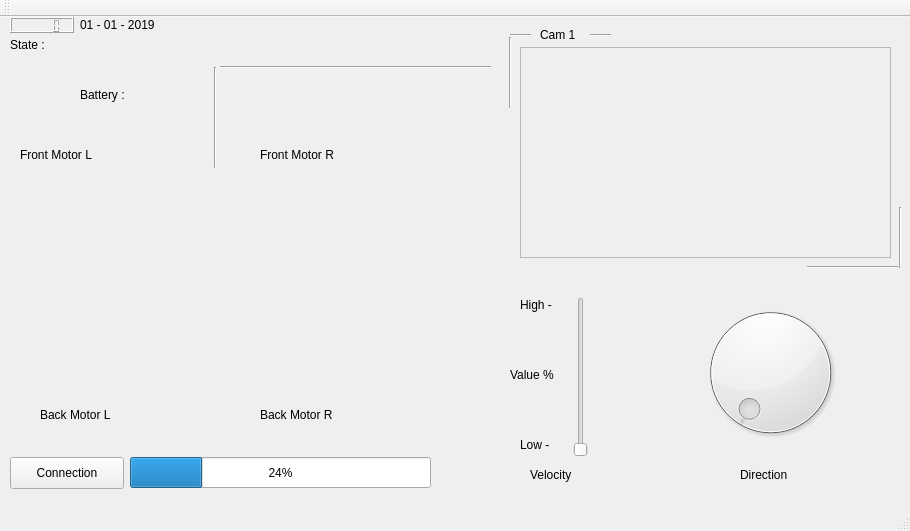
<ui version="4.0">
 <class>MainWindow</class>
 <widget class="QMainWindow" name="MainWindow" >
 <property name="geometry">
  <rect>
   <x>0</x>
   <y>0</y>
   <width>910</width>
   <height>531</height>
  </rect>
 </property>
 <property name="windowTitle">
  <string>MainWindow</string>
 </property>
 <widget class="QWidget" name="centralWidget">
  <widget class="QFrame" name="frame">
   <property name="geometry">
    <rect>
     <x>520</x>
     <y>30</y>
     <width>371</width>
     <height>211</height>
    </rect>
   </property>
   <property name="frameShape">
    <enum>QFrame::StyledPanel</enum>
   </property>
   <property name="frameShadow">
    <enum>QFrame::Raised</enum>
   </property>
  </widget>
  <widget class="QLabel" name="label">
   <property name="geometry">
    <rect>
     <x>80</x>
     <y>70</y>
     <width>59</width>
     <height>16</height>
    </rect>
   </property>
   <property name="text">
    <string>Battery :</string>
   </property>
  </widget>
  <widget class="QLabel" name="label_2">
   <property name="geometry">
    <rect>
     <x>20</x>
     <y>130</y>
     <width>101</width>
     <height>16</height>
    </rect>
   </property>
   <property name="text">
    <string>Front Motor L</string>
   </property>
  </widget>
  <widget class="QLabel" name="label_3">
   <property name="geometry">
    <rect>
     <x>540</x>
     <y>10</y>
     <width>59</width>
     <height>16</height>
    </rect>
   </property>
   <property name="text">
    <string>Cam 1 </string>
   </property>
  </widget>
  <widget class="QLabel" name="label_4">
   <property name="geometry">
    <rect>
     <x>530</x>
     <y>450</y>
     <width>59</width>
     <height>16</height>
    </rect>
   </property>
   <property name="text">
    <string>Velocity</string>
   </property>
  </widget>
  <widget class="QLabel" name="label_5">
   <property name="geometry">
    <rect>
     <x>740</x>
     <y>450</y>
     <width>59</width>
     <height>16</height>
    </rect>
   </property>
   <property name="text">
    <string>Direction</string>
   </property>
  </widget>
  <widget class="QSlider" name="verticalSlider">
   <property name="geometry">
    <rect>
     <x>570</x>
     <y>280</y>
     <width>22</width>
     <height>160</height>
    </rect>
   </property>
   <property name="orientation">
    <enum>Qt::Vertical</enum>
   </property>
  </widget>
  <widget class="QLabel" name="label_6">
   <property name="geometry">
    <rect>
     <x>520</x>
     <y>420</y>
     <width>59</width>
     <height>16</height>
    </rect>
   </property>
   <property name="text">
    <string>Low -</string>
   </property>
  </widget>
  <widget class="QLabel" name="label_7">
   <property name="geometry">
    <rect>
     <x>520</x>
     <y>280</y>
     <width>59</width>
     <height>16</height>
    </rect>
   </property>
   <property name="text">
    <string>High - </string>
   </property>
  </widget>
  <widget class="QLabel" name="label_8">
   <property name="geometry">
    <rect>
     <x>510</x>
     <y>350</y>
     <width>59</width>
     <height>16</height>
    </rect>
   </property>
   <property name="text">
    <string>Value %</string>
   </property>
  </widget>
  <widget class="QPushButton" name="pushButton_2">
   <property name="geometry">
    <rect>
     <x>10</x>
     <y>440</y>
     <width>114</width>
     <height>32</height>
    </rect>
   </property>
   <property name="text">
    <string>Connection</string>
   </property>
  </widget>
  <widget class="QDial" name="dial">
   <property name="geometry">
    <rect>
     <x>680</x>
     <y>280</y>
     <width>181</width>
     <height>151</height>
    </rect>
   </property>
  </widget>
  <widget class="QLCDNumber" name="lcdNumber">
   <property name="geometry">
    <rect>
     <x>10</x>
     <y>0</y>
     <width>64</width>
     <height>16</height>
    </rect>
   </property>
  </widget>
  <widget class="QLabel" name="label_9">
   <property name="geometry">
    <rect>
     <x>10</x>
     <y>20</y>
     <width>59</width>
     <height>16</height>
    </rect>
   </property>
   <property name="text">
    <string>State : </string>
   </property>
  </widget>
  <widget class="QProgressBar" name="progressBar">
   <property name="geometry">
    <rect>
     <x>130</x>
     <y>440</y>
     <width>301</width>
     <height>31</height>
    </rect>
   </property>
   <property name="value">
    <number>24</number>
   </property>
  </widget>
  <widget class="Line" name="line">
   <property name="geometry">
    <rect>
     <x>500</x>
     <y>20</y>
     <width>20</width>
     <height>71</height>
    </rect>
   </property>
   <property name="orientation">
    <enum>Qt::Vertical</enum>
   </property>
  </widget>
  <widget class="Line" name="line_2">
   <property name="geometry">
    <rect>
     <x>510</x>
     <y>10</y>
     <width>21</width>
     <height>16</height>
    </rect>
   </property>
   <property name="orientation">
    <enum>Qt::Horizontal</enum>
   </property>
  </widget>
  <widget class="Line" name="line_3">
   <property name="geometry">
    <rect>
     <x>807</x>
     <y>240</y>
     <width>91</width>
     <height>20</height>
    </rect>
   </property>
   <property name="orientation">
    <enum>Qt::Horizontal</enum>
   </property>
  </widget>
  <widget class="Line" name="line_4">
   <property name="geometry">
    <rect>
     <x>890</x>
     <y>190</y>
     <width>20</width>
     <height>61</height>
    </rect>
   </property>
   <property name="orientation">
    <enum>Qt::Vertical</enum>
   </property>
  </widget>
  <widget class="Line" name="line_5">
   <property name="geometry">
    <rect>
     <x>590</x>
     <y>10</y>
     <width>21</width>
     <height>16</height>
    </rect>
   </property>
   <property name="orientation">
    <enum>Qt::Horizontal</enum>
   </property>
  </widget>
  <widget class="QLabel" name="label_10">
   <property name="geometry">
    <rect>
     <x>80</x>
     <y>0</y>
     <width>91</width>
     <height>16</height>
    </rect>
   </property>
   <property name="text">
    <string>01 - 01 - 2019</string>
   </property>
  </widget>
  <widget class="QLabel" name="label_11">
   <property name="geometry">
    <rect>
     <x>260</x>
     <y>130</y>
     <width>101</width>
     <height>16</height>
    </rect>
   </property>
   <property name="text">
    <string>Front Motor R</string>
   </property>
  </widget>
  <widget class="QLabel" name="label_12">
   <property name="geometry">
    <rect>
     <x>260</x>
     <y>390</y>
     <width>101</width>
     <height>16</height>
    </rect>
   </property>
   <property name="text">
    <string>Back Motor R</string>
   </property>
  </widget>
  <widget class="QLabel" name="label_13">
   <property name="geometry">
    <rect>
     <x>40</x>
     <y>390</y>
     <width>101</width>
     <height>16</height>
    </rect>
   </property>
   <property name="text">
    <string>Back Motor L</string>
   </property>
  </widget>
  <widget class="Line" name="line_6">
   <property name="geometry">
    <rect>
     <x>200</x>
     <y>50</y>
     <width>31</width>
     <height>101</height>
    </rect>
   </property>
   <property name="orientation">
    <enum>Qt::Vertical</enum>
   </property>
  </widget>
  <widget class="Line" name="line_7">
   <property name="geometry">
    <rect>
     <x>220</x>
     <y>40</y>
     <width>271</width>
     <height>20</height>
    </rect>
   </property>
   <property name="orientation">
    <enum>Qt::Horizontal</enum>
   </property>
  </widget>
 </widget>
 <widget class="QMenuBar" name="menuBar">
  <property name="geometry">
   <rect>
    <x>0</x>
    <y>0</y>
    <width>910</width>
    <height>21</height>
   </rect>
  </property>
 </widget>
 <widget class="QToolBar" name="mainToolBar">
  <attribute name="toolBarArea">
   <enum>TopToolBarArea</enum>
  </attribute>
  <attribute name="toolBarBreak">
   <bool>false</bool>
  </attribute>
 </widget>
 <widget class="QStatusBar" name="statusBar"/>
</widget>
<layoutdefault spacing="6" margin="11"/>
<resources/>
<connections/>
</ui>
